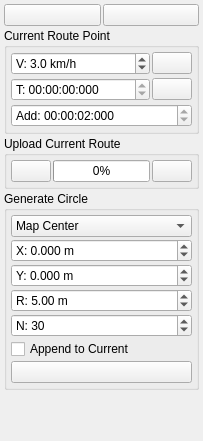
                <widget class="QWidget" name="scrollAreaWidgetContents_3">
                 <property name="geometry">
                  <rect>
                   <x>0</x>
                   <y>0</y>
                   <width>203</width>
                   <height>441</height>
                  </rect>
                 </property>
                 <layout class="QVBoxLayout" name="verticalLayout_17">
                  <property name="spacing">
                   <number>2</number>
                  </property>
                  <property name="leftMargin">
                   <number>4</number>
                  </property>
                  <property name="topMargin">
                   <number>4</number>
                  </property>
                  <property name="rightMargin">
                   <number>4</number>
                  </property>
                  <property name="bottomMargin">
                   <number>4</number>
                  </property>
                  <item>
                   <layout class="QHBoxLayout" name="horizontalLayout_5">
                    <item>
                     <widget class="QPushButton" name="mapEditHelpButton">
                      <property name="toolTip">
                       <string>Show keyboard shortcuts</string>
                      </property>
                      <property name="text">
                       <string/>
                      </property>
                      <property name="icon">
                       <iconset resource="resources.qrc">
                        <normaloff>:/models/Icons/Help-96.png</normaloff>:/models/Icons/Help-96.png</iconset>
                      </property>
                     </widget>
                    </item>
                    <item>
                     <widget class="QPushButton" name="mapRemoveRouteButton">
                      <property name="toolTip">
                       <string>Delete current route</string>
                      </property>
                      <property name="text">
                       <string/>
                      </property>
                      <property name="icon">
                       <iconset resource="resources.qrc">
                        <normaloff>:/models/Icons/Delete2-96.png</normaloff>:/models/Icons/Delete2-96.png</iconset>
                      </property>
                     </widget>
                    </item>
                   </layout>
                  </item>
                  <item>
                   <widget class="QGroupBox" name="groupBox_9">
                    <property name="title">
                     <string>Current Route Point</string>
                    </property>
                    <layout class="QGridLayout" name="gridLayout_6">
                     <property name="leftMargin">
                      <number>4</number>
                     </property>
                     <property name="topMargin">
                      <number>4</number>
                     </property>
                     <property name="rightMargin">
                      <number>4</number>
                     </property>
                     <property name="bottomMargin">
                      <number>4</number>
                     </property>
                     <property name="horizontalSpacing">
                      <number>2</number>
                     </property>
                     <property name="verticalSpacing">
                      <number>3</number>
                     </property>
                     <item row="1" column="0">
                      <widget class="QTimeEdit" name="mapRouteTimeEdit">
                       <property name="displayFormat">
                        <string>T: HH:mm:ss:zzz</string>
                       </property>
                      </widget>
                     </item>
                     <item row="0" column="1">
                      <widget class="QPushButton" name="mapUpdateSpeedButton">
                       <property name="sizePolicy">
                        <sizepolicy hsizetype="Fixed" vsizetype="Fixed">
                         <horstretch>0</horstretch>
                         <verstretch>0</verstretch>
                        </sizepolicy>
                       </property>
                       <property name="toolTip">
                        <string>Set selected speed on all points</string>
                       </property>
                       <property name="text">
                        <string/>
                       </property>
                       <property name="icon">
                        <iconset resource="resources.qrc">
                         <normaloff>:/models/Icons/Available Updates-96.png</normaloff>:/models/Icons/Available Updates-96.png</iconset>
                       </property>
                      </widget>
                     </item>
                     <item row="1" column="1">
                      <widget class="QPushButton" name="mapUpdateTimeButton">
                       <property name="toolTip">
                        <string>Set start time to a specified time from now</string>
                       </property>
                       <property name="text">
                        <string/>
                       </property>
                       <property name="icon">
                        <iconset resource="resources.qrc">
                         <normaloff>:/models/Icons/Clock-96.png</normaloff>:/models/Icons/Clock-96.png</iconset>
                       </property>
                      </widget>
                     </item>
                     <item row="0" column="0">
                      <widget class="QDoubleSpinBox" name="mapRouteSpeedBox">
                       <property name="prefix">
                        <string>V: </string>
                       </property>
                       <property name="suffix">
                        <string> km/h</string>
                       </property>
                       <property name="decimals">
                        <number>1</number>
                       </property>
                       <property name="maximum">
                        <double>120.000000000000000</double>
                       </property>
                       <property name="value">
                        <double>3.000000000000000</double>
                       </property>
                      </widget>
                     </item>
                     <item row="2" column="0" colspan="2">
                      <widget class="QTimeEdit" name="mapRouteAddTimeEdit">
                       <property name="toolTip">
                        <string>Time to add to each new route point from previous point</string>
                       </property>
                       <property name="displayFormat">
                        <string>'Add': HH:mm:ss:zzz</string>
                       </property>
                       <property name="time">
                        <time>
                         <hour>0</hour>
                         <minute>0</minute>
                         <second>2</second>
                        </time>
                       </property>
                      </widget>
                     </item>
                    </layout>
                   </widget>
                  </item>
                  <item>
                   <widget class="QGroupBox" name="groupBox_6">
                    <property name="title">
                     <string>Upload Current Route</string>
                    </property>
                    <layout class="QHBoxLayout" name="horizontalLayout_9">
                     <property name="spacing">
                      <number>2</number>
                     </property>
                     <property name="leftMargin">
                      <number>4</number>
                     </property>
                     <property name="topMargin">
                      <number>4</number>
                     </property>
                     <property name="rightMargin">
                      <number>4</number>
                     </property>
                     <property name="bottomMargin">
                      <number>4</number>
                     </property>
                     <item>
                      <widget class="QPushButton" name="mapGetRouteButton">
                       <property name="toolTip">
                        <string>Read route from car</string>
                       </property>
                       <property name="text">
                        <string/>
                       </property>
                       <property name="icon">
                        <iconset resource="resources.qrc">
                         <normaloff>:/models/Icons/Upload-96.png</normaloff>:/models/Icons/Upload-96.png</iconset>
                       </property>
                      </widget>
                     </item>
                     <item>
                      <widget class="QProgressBar" name="mapUploadRouteProgressBar">
                       <property name="value">
                        <number>0</number>
                       </property>
                      </widget>
                     </item>
                     <item>
                      <widget class="QPushButton" name="mapUploadRouteButton">
                       <property name="sizePolicy">
                        <sizepolicy hsizetype="Fixed" vsizetype="Fixed">
                         <horstretch>0</horstretch>
                         <verstretch>0</verstretch>
                        </sizepolicy>
                       </property>
                       <property name="toolTip">
                        <string>Write route to car</string>
                       </property>
                       <property name="text">
                        <string/>
                       </property>
                       <property name="icon">
                        <iconset resource="resources.qrc">
                         <normaloff>:/models/Icons/Download-96.png</normaloff>:/models/Icons/Download-96.png</iconset>
                       </property>
                      </widget>
                     </item>
                    </layout>
                   </widget>
                  </item>
                  <item>
                   <widget class="QGroupBox" name="groupBox_4">
                    <property name="title">
                     <string>Generate Circle</string>
                    </property>
                    <layout class="QGridLayout" name="gridLayout_4">
                     <property name="leftMargin">
                      <number>4</number>
                     </property>
                     <property name="topMargin">
                      <number>4</number>
                     </property>
                     <property name="rightMargin">
                      <number>4</number>
                     </property>
                     <property name="bottomMargin">
                      <number>4</number>
                     </property>
                     <property name="spacing">
                      <number>2</number>
                     </property>
                     <item row="7" column="0" colspan="2">
                      <widget class="QPushButton" name="genCircButton">
                       <property name="toolTip">
                        <string>Generate</string>
                       </property>
                       <property name="text">
                        <string/>
                       </property>
                       <property name="icon">
                        <iconset resource="resources.qrc">
                         <normaloff>:/models/Icons/Process-96.png</normaloff>:/models/Icons/Process-96.png</iconset>
                       </property>
                      </widget>
                     </item>
                     <item row="5" column="0" colspan="2">
                      <widget class="QSpinBox" name="genCircPointsBox">
                       <property name="toolTip">
                        <string>Number of circle points</string>
                       </property>
                       <property name="prefix">
                        <string>N: </string>
                       </property>
                       <property name="maximum">
                        <number>500</number>
                       </property>
                       <property name="value">
                        <number>30</number>
                       </property>
                      </widget>
                     </item>
                     <item row="2" column="0" colspan="2">
                      <widget class="QDoubleSpinBox" name="genCircYBox">
                       <property name="toolTip">
                        <string>Center Y (Coordinate mode)</string>
                       </property>
                       <property name="prefix">
                        <string>Y: </string>
                       </property>
                       <property name="suffix">
                        <string> m</string>
                       </property>
                       <property name="decimals">
                        <number>3</number>
                       </property>
                       <property name="minimum">
                        <double>-999.000000000000000</double>
                       </property>
                       <property name="maximum">
                        <double>999.000000000000000</double>
                       </property>
                       <property name="singleStep">
                        <double>0.010000000000000</double>
                       </property>
                      </widget>
                     </item>
                     <item row="4" column="0" colspan="2">
                      <widget class="QDoubleSpinBox" name="genCircRadBox">
                       <property name="toolTip">
                        <string>Circle Radius</string>
                       </property>
                       <property name="prefix">
                        <string>R: </string>
                       </property>
                       <property name="suffix">
                        <string> m</string>
                       </property>
                       <property name="minimum">
                        <double>-9999.000000000000000</double>
                       </property>
                       <property name="maximum">
                        <double>9999.000000000000000</double>
                       </property>
                       <property name="value">
                        <double>5.000000000000000</double>
                       </property>
                      </widget>
                     </item>
                     <item row="1" column="0" colspan="2">
                      <widget class="QDoubleSpinBox" name="genCircXBox">
                       <property name="toolTip">
                        <string>Center X (Coordinate mode)</string>
                       </property>
                       <property name="prefix">
                        <string>X: </string>
                       </property>
                       <property name="suffix">
                        <string> m</string>
                       </property>
                       <property name="decimals">
                        <number>3</number>
                       </property>
                       <property name="minimum">
                        <double>-999.000000000000000</double>
                       </property>
                       <property name="maximum">
                        <double>999.000000000000000</double>
                       </property>
                       <property name="singleStep">
                        <double>0.010000000000000</double>
                       </property>
                      </widget>
                     </item>
                     <item row="0" column="0" colspan="2">
                      <widget class="QComboBox" name="genCircCenterBox">
                       <item>
                        <property name="text">
                         <string>Map Center</string>
                        </property>
                       </item>
                       <item>
                        <property name="text">
                         <string>Car Tangent</string>
                        </property>
                       </item>
                       <item>
                        <property name="text">
                         <string>Car Center</string>
                        </property>
                       </item>
                       <item>
                        <property name="text">
                         <string>Coordinates</string>
                        </property>
                       </item>
                       <item>
                        <property name="text">
                         <string>Selected Route Center</string>
                        </property>
                       </item>
                      </widget>
                     </item>
                     <item row="6" column="0">
                      <widget class="QCheckBox" name="genCircAppendCurrentBox">
                       <property name="text">
                        <string>Append to Current</string>
                       </property>
                       <property name="checked">
                        <bool>false</bool>
                       </property>
                      </widget>
                     </item>
                    </layout>
                   </widget>
                  </item>
                  <item>
                   <spacer name="verticalSpacer_4">
                    <property name="orientation">
                     <enum>Qt::Vertical</enum>
                    </property>
                    <property name="sizeHint" stdset="0">
                     <size>
                      <width>20</width>
                      <height>208</height>
                     </size>
                    </property>
                   </spacer>
                  </item>
                 </layout>
                </widget>
